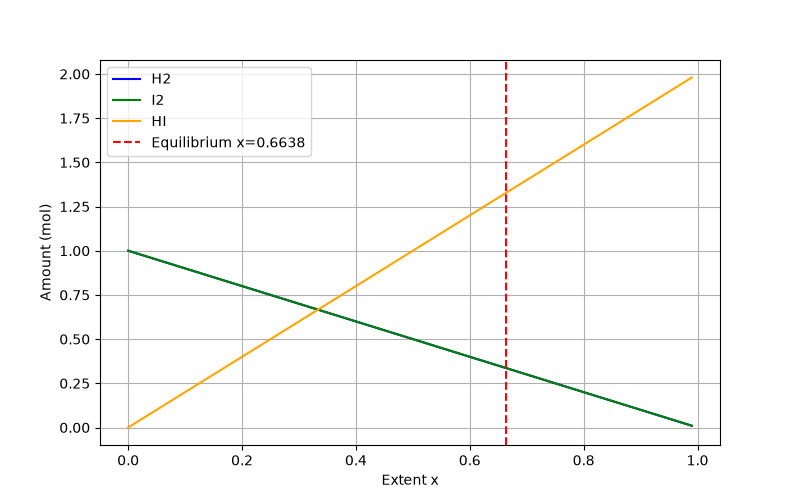

The Python source for this figure:
import numpy as np
import matplotlib.pyplot as plt
from scipy.optimize import newton, minimize

K = 15.6
a = b = 1.0

def k_imbalance(x):
    return ((2 * x)**2) / ((a - x) * (b - x)) - K

x_newton = newton(k_imbalance, x0=0.5)

res_slsqp = minimize(lambda x: k_imbalance(x[0])**2, x0=[0.5], bounds=[(0, 0.999)], method="SLSQP")
x_slsqp = res_slsqp.x[0]

print("Newton x:", x_newton)
print("SLSQP x:", x_slsqp)

nH2 = a - x_slsqp
nI2 = b - x_slsqp
nHI = 2 * x_slsqp
print(f"Equilibrium amounts -> H2: {nH2:.4f}, I2: {nI2:.4f}, HI: {nHI:.4f}")

x_vals = np.linspace(0, 0.99, 200)
plt.figure(figsize=(8, 5))
plt.plot(x_vals, a - x_vals, label='H2', color='blue')
plt.plot(x_vals, b - x_vals, label='I2', color='green')
plt.plot(x_vals, 2 * x_vals, label='HI', color='orange')
plt.axvline(x=x_slsqp, color='red', linestyle='--', label=f'Equilibrium x={x_slsqp:.4f}')
plt.xlabel('Extent x')
plt.ylabel('Amount (mol)')
plt.legend()
plt.grid(True)
plt.savefig('equilibrium.png')
